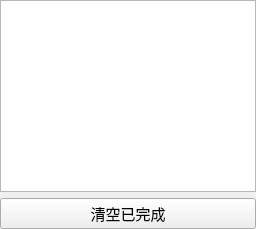
<?xml version="1.0" encoding="UTF-8"?>
<ui version="4.0">
 <class>DownloadWidget</class>
 <widget class="QWidget" name="DownloadWidget">
  <property name="font">
   <font>
    <family>HarmonyOS Sans SC</family>
    <pointsize>11</pointsize>
   </font>
  </property>
  <property name="windowTitle">
   <string>Form</string>
  </property>
  <layout class="QVBoxLayout" name="verticalLayout">
   <property name="leftMargin">
    <number>0</number>
   </property>
   <property name="topMargin">
    <number>0</number>
   </property>
   <property name="rightMargin">
    <number>0</number>
   </property>
   <property name="bottomMargin">
    <number>0</number>
   </property>
   <item>
    <widget class="QListWidget" name="listWidget">
     <property name="editTriggers">
      <set>QAbstractItemView::NoEditTriggers</set>
     </property>
     <property name="showDropIndicator" stdset="0">
      <bool>false</bool>
     </property>
     <property name="dragDropMode">
      <enum>QAbstractItemView::NoDragDrop</enum>
     </property>
     <property name="selectionMode">
      <enum>QAbstractItemView::NoSelection</enum>
     </property>
     <property name="verticalScrollMode">
      <enum>QAbstractItemView::ScrollPerPixel</enum>
     </property>
     <property name="spacing">
      <number>0</number>
     </property>
     <property name="gridSize">
      <size>
       <width>0</width>
       <height>111</height>
      </size>
     </property>
    </widget>
   </item>
   <item>
    <widget class="QPushButton" name="button_clean">
     <property name="text">
      <string>清空已完成</string>
     </property>
    </widget>
   </item>
  </layout>
 </widget>
 <resources/>
 <connections/>
</ui>
